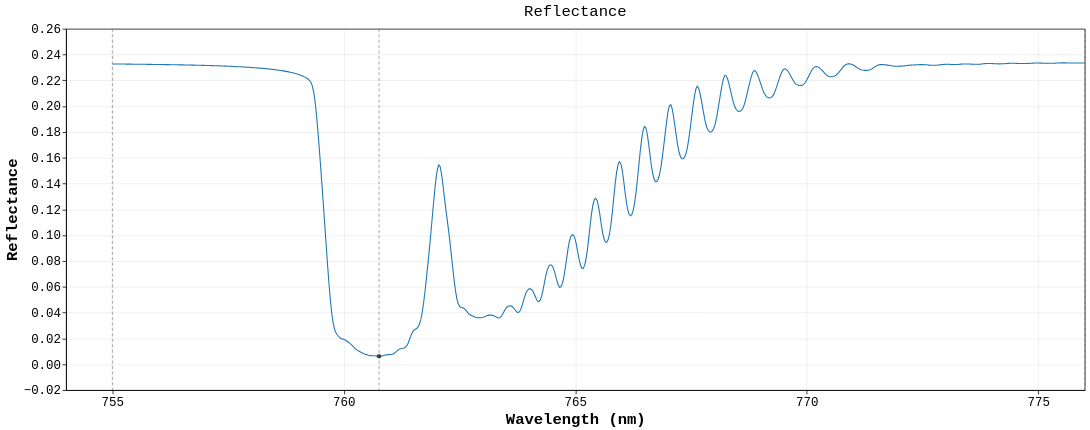

Here is the notebook cell this chart was saved with:
### Markdown cell above
## Reflectance

### Code cell
reflectance_chart

### Figure 1 — Vega-Lite specification as saved in the notebook (floating-point values rounded to 4 significant figures; data arrays with more than 128 entries replaced by an {"elided": "..."} marker saying what was removed)
{"config": {"background": "white", "view": {"stroke": "black", "continuousWidth": 1311, "continuousHeight": 465}, "axis": {"domain": true, "domainColor": "black", "grid": true, "gridColor": "#b0b0b0", "gridOpacity": 0.25, "labelColor": "black", "labelFont": "Menlo, Monaco, Consolas, Liberation Mono, DejaVu Sans Mono, monospace", "labelFontSize": 16, "tickColor": "black", "titleColor": "black", "titleFont": "Menlo, Monaco, Consolas, Liberation Mono, DejaVu Sans Mono, monospace", "titleFontSize": 20}, "legend": {"labelColor": "black", "labelFont": "Menlo, Monaco, Consolas, Liberation Mono, DejaVu Sans Mono, monospace", "labelFontSize": 16, "labelLimit": 320, "orient": "bottom-left", "fillColor": "white", "strokeColor": "#cccccc", "padding": 8, "titleColor": "black", "titleFont": "Menlo, Monaco, Consolas, Liberation Mono, DejaVu Sans Mono, monospace", "titleFontSize": 16}, "line": {"strokeWidth": 1.4}, "point": {"size": 28}, "range": {"category": ["#1f77b4", "#ff7f0e", "#d62728"]}, "title": {"color": "black", "font": "Menlo, Monaco, Consolas, Liberation Mono, DejaVu Sans Mono, monospace", "fontSize": 20, "fontWeight": "normal", "anchor": "middle"}}, "layer": [{"data": {"name": "data-94aca35dd5c47ef926f626d40a5aba30"}, "mark": {"type": "line", "color": "#1f77b4", "strokeWidth": 1.4}, "encoding": {"tooltip": [{"field": "wavelength_nm", "format": ".4f", "title": "Wavelength (nm)", "type": "quantitative"}, {"field": "reflectance", "format": ".8g", "title": "Reflectance", "type": "quantitative"}], "x": {"axis": {"tickMinStep": 5}, "field": "wavelength_nm", "scale": {"zero": false}, "title": "Wavelength (nm)", "type": "quantitative"}, "y": {"axis": {}, "field": "reflectance", "scale": {"domain": [-0.002927, 0.2426], "zero": false}, "title": "Reflectance", "type": "quantitative"}}}, {"data": {"name": "data-4e363f75b9d170a12db18c088ee0a0d7"}, "mark": {"type": "rule", "color": "#737373", "strokeDash": [4, 3], "strokeWidth": 0.8}, "encoding": {"x": {"field": "wavelength_nm", "type": "quantitative"}}}, {"data": {"name": "data-72b7bded7fa45b8cecd7d5a73b63a63a"}, "mark": {"type": "point", "color": "#111111", "filled": true, "size": 35}, "encoding": {"tooltip": [{"field": "wavelength_nm", "format": ".4f", "title": "Minimum wavelength (nm)", "type": "quantitative"}, {"field": "reflectance", "format": ".8g", "title": "Minimum", "type": "quantitative"}], "x": {"field": "wavelength_nm", "type": "quantitative"}, "y": {"field": "reflectance", "type": "quantitative"}}}], "height": 465, "title": "Reflectance", "width": 1311, "$schema": "https://vega.github.io/schema/vega-lite/v6.4.1.json", "datasets": {"data-94aca35dd5c47ef926f626d40a5aba30": {"elided": "701 records"}, "data-4e363f75b9d170a12db18c088ee0a0d7": [{"wavelength_nm": 755.0}, {"wavelength_nm": 760.8}, {"wavelength_nm": 776.0}], "data-72b7bded7fa45b8cecd7d5a73b63a63a": [{"wavelength_nm": 760.8, "radiance": 473800000000.0, "irradiance": 482600000000000.0, "reflectance": 0.006168, "sun_normalized_radiance": 0.0009817}]}}
